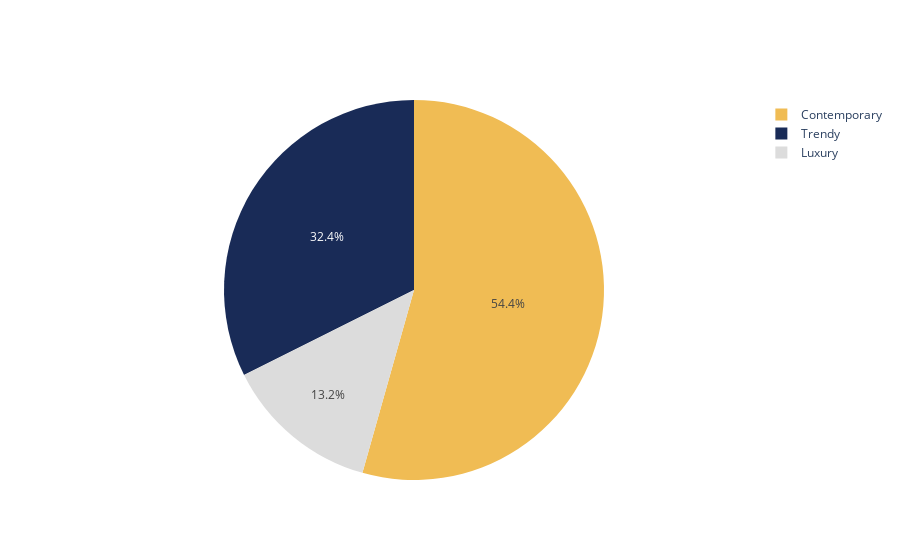

The code cell stored with this chart in its notebook:
### Code cell
import plotly.graph_objects as go

labels = ['Trendy','Contemporary','Luxury']
values = [1655, 2779, 677]
colors = ['rgb(25, 43, 87)','rgb(240, 188, 84)','rgb(220, 220, 220)']
fig = go.Figure(data=[go.Pie(labels=labels, values=values)])
fig.update_traces(hoverinfo='label+value', textinfo='percent',
                  marker=dict(colors=colors))
fig.show()

### Figure 1 — Plotly figure (JSON) as saved in the notebook; plotly's stock layout.template omitted (floating-point values rounded to 4 significant figures)
{"data": [{"hoverinfo": "label+value", "labels": ["Trendy", "Contemporary", "Luxury"], "marker": {"colors": ["rgb(25, 43, 87)", "rgb(240, 188, 84)", "rgb(220, 220, 220)"]}, "textinfo": "percent", "type": "pie", "values": [1655, 2779, 677]}], "layout": {}}
